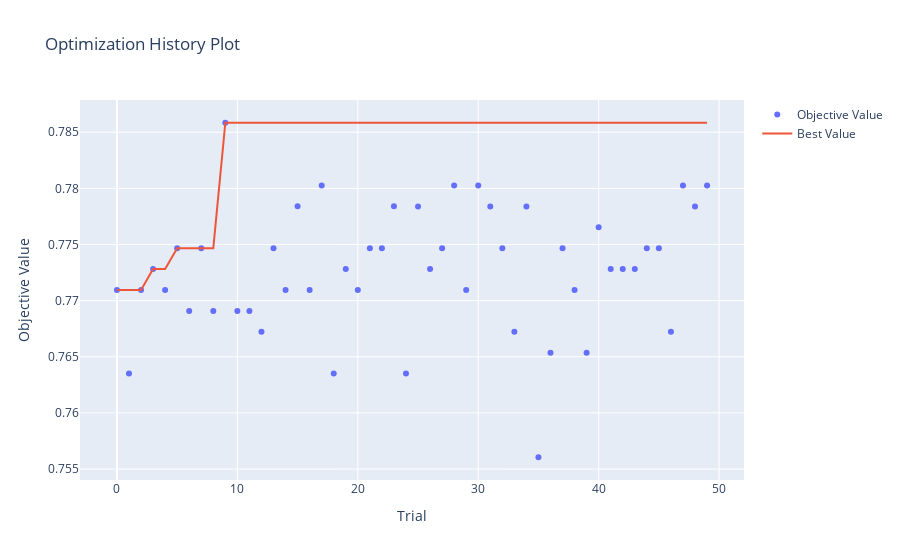

Notebook source saved alongside this figure:
### Code cell
# 1) Optimization History - Tells how the values of the objective function change over trials
plot_optimization_history(study).show()
